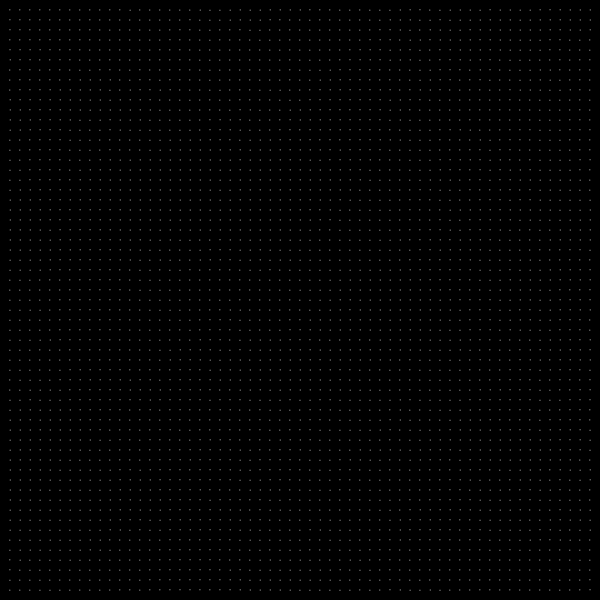
Frame 1 (no input)
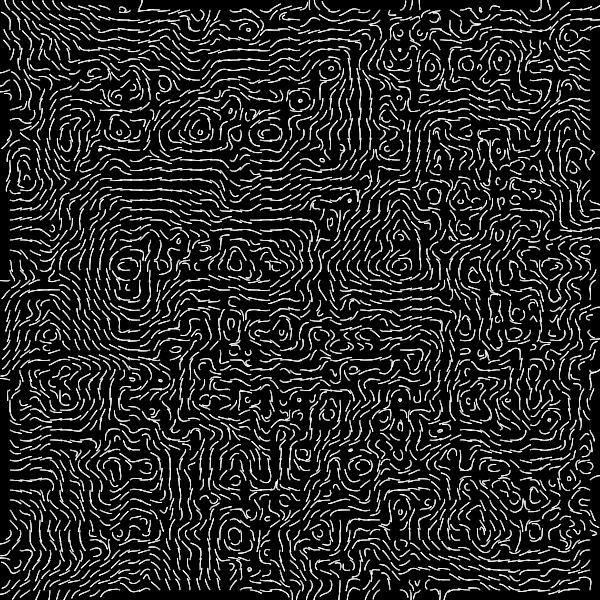
Frame 60 (the mouse pressed at the canvas centre just before this capture)
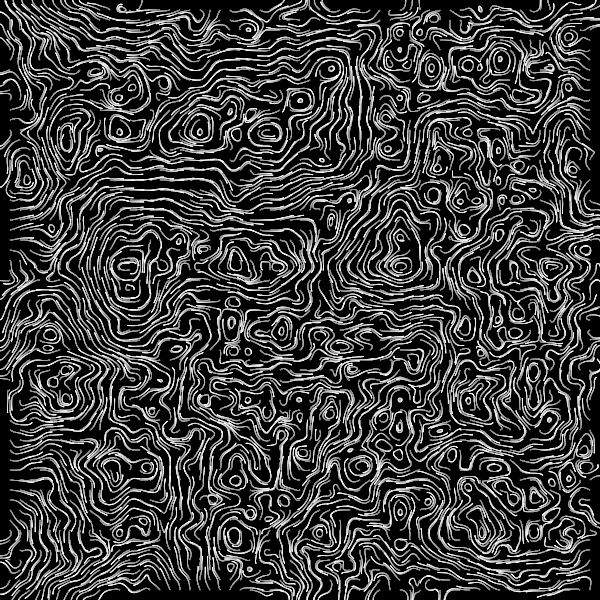
Frame 120 (the mouse held since frame 60 and released just before this capture)

The Processing sketch that drew these frames (run headless with seeded random() and noise(); from frame 60 on, the mouse is pressed at the canvas centre):

// Processing sketch: Curl
// ── Curl.pde
float s = 0.0075;
float delta = 0.01;
float vel = 0.2;

int gap = 10;
int diam = 1;

ArrayList<Particle> particles = new ArrayList<Particle>();


void setup() {
  size(600, 600);
  background(0);
  noiseSeed(1);
  frameRate(240);

  for (int y=gap; y<width; y+=gap) {
    for (int x=gap; x<width; x+=gap) {
      Particle p = new Particle(x, y);
      particles.add(p);
    }
  }
}

void draw() {
  fill(0,0,0,1);
  rect(0,0,width,height);
  /* draw perlin noise
    loadPixels();
    
    for (float y=0; y<width; y++) {
      for (float x=0; x<width; x++) {
        float n = noise(x*s, y*s);
        pixels[int(x + y*width)] = color(n*255);;
      }
    }

    updatePixels();
  */

  for (Particle p : particles) {
    p.move();
    p.draw();
  }

  /* draw vector at mouse position
    PVector dir = curl(mouseX, mouseY);

    stroke(255,0,0);
    strokeWeight(2);
    line(mouseX, mouseY, mouseX+dir.x*40, mouseY+dir.y*40);

    stroke(0,0,255);
    strokeWeight(1);
    line(mouseX, mouseY, mouseX+dir.y*40, mouseY-dir.x*40);
  */

  println(frameRate);
}
// ── Particle.pde
class Particle {

  PVector pos;

  Particle(int x, int y) {
    pos = new PVector(x, y);
  }

  PVector curl() {
    float nx1 = noise(pos.x*s - delta, pos.y*s);
    float nx2 = noise(pos.x*s + delta, pos.y*s);
    float a = (nx2 - nx1) / (delta * 2);

    float ny1 = noise(pos.x*s, pos.y*s - delta);
    float ny2 = noise(pos.x*s, pos.y*s + delta);
    float b = (ny2 - ny1) / (delta * 2);

    return new PVector(a, b);
  }

  void move() {
    PVector dir = curl();
    dir.normalize().rotate(HALF_PI);

    pos.add(PVector.mult(dir, vel));
  }

  void draw() {
    noStroke();
    fill(255);
    circle(pos.x, pos.y, diam);
  }
}
